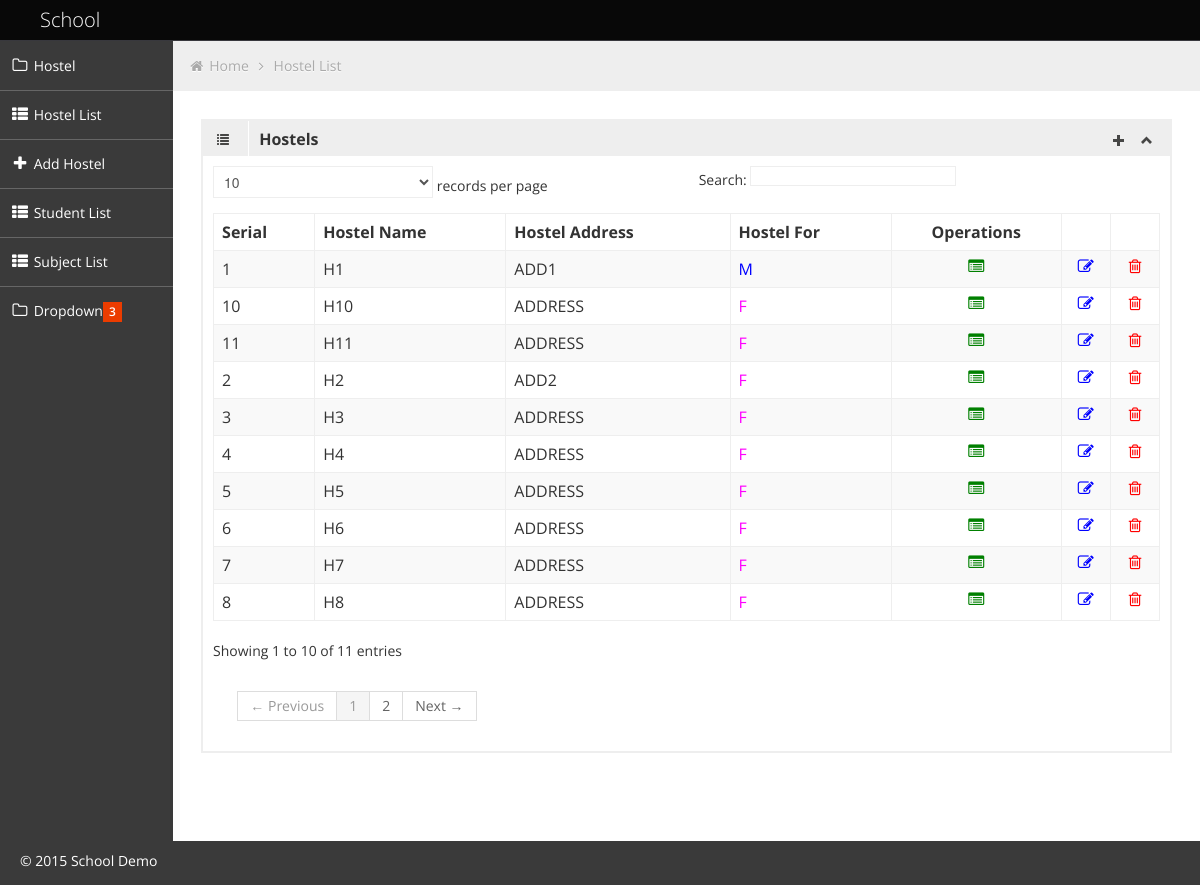
/View/hostels/hostelList.php (signed in), run on the app's committed database.
### tables this page shows
CREATE TABLE IF NOT EXISTS `tblhostel` (
  `nHostelId` int(2) NOT NULL,
  `tHostelName` text NOT NULL,
  `bHostelFor` tinyint(1) NOT NULL,
  `tHostelAddress` text NOT NULL,
  `nHostelCapacity` int(4) NOT NULL,
  PRIMARY KEY (`nHostelId`)
);

### Model/dbHostel.php (called while the page is built, shortened)
<?php
class dbHostel
{
	function dbconnectModel()
	{
		$servername = "localhost";
		$username = "root";
		$password = "";
		$dbname = "db_school";
		$conn = mysqli_connect($servername,$username,$password,$dbname);
		return $conn;
	}
	function getDataHostelModel1()
	{
		$conn = $this->dbconnectModel();
		$qry = "SELECT "
					. " nHostelId, "
					. " tHostelName, "
					. " tHostelAddress, "
					. " bHostelFor "
				. "FROM "
					. " tblhostel" ;
		$result = mysqli_query($conn,$qry);
		return $result;
	}
}
?>

### View/hostels/hostelList.php (the view, shortened to what this page needs)
<?php
	include '../../Model/dbHostel.php';
?>
<html lang="en">
<head>
	<link id="bootstrap-style" href="../../Theme/css/bootstrap.min.css" rel="stylesheet">
	<link href="../../Theme/css/bootstrap-responsive.min.css" rel="stylesheet">
	<link id="base-style" href="../../Theme/css/style.css" rel="stylesheet">
	<link id="base-style-responsive" href="../../Theme/css/style-responsive.css" rel="stylesheet">
	<link id="font-awesome" href="../../Theme/css/font-awesome.css" rel="stylesheet">
	<link id="font-awesomemin" href="../../Theme/css/font-awesome.min.css" rel="stylesheet">
</head>
<body>
	<div class="navbar">
		<div class="navbar-inner">
			<div class="container-fluid">
				<a class="brand" href="index.html"><span>School</span></a>
			</div>
		</div>
	</div>
		<div class="container-fluid-full">
		<div class="row-fluid">
			<div id="content" class="span10">
			<ul class="breadcrumb">
				<li>
					<i class="icon-home"></i>
					<a href="#">Home</a>
					<i class="icon-angle-right"></i>
				</li>
				<li><a href="#">Hostel List</a></li>
			</ul>
			<div class="row-fluid sortable">
				<div class="box span12">
					<div class="box-header" data-original-title>
						<h2>
							<i class="halflings-icon list"></i>
							<b>Hostels</b>
						</h2>
						<div class="box-icon">
						<a href="hostelEntry.php"><i class="halflings-icon plus"></i></a>
							<a href="#" class="btn-minimize">
								<i class="halflings-icon chevron-up"></i>
							</a>
						</div>
					</div>
					<?php
						$obj = new dbHostel;
						$result = $obj->getDataHostelModel1();
					?>
					<div class="box-content">
						<table class="table table-striped table-bordered bootstrap-datatable datatable">
						  <thead>
							  <tr>
								  <th>Serial</th>
								  <th>Hostel Name</th>
								  <th>Hostel Address</th>
								  <th>Hostel For</th>
								  <th style="text-align:center">Operations</th>
								  <th style="text-align:center"></th>
								  <th style="text-align:center"></th>
							  </tr>
						  </thead>
						  <tbody>
						 <?php
							while($row = mysqli_fetch_assoc($result))
							{
						?>
							<tr>
								<td>
									<?php echo $row [ 'nHostelId' ] ;?>
								</td>
								<td class="center">
									<?php echo $row['tHostelName']; ?>
								</td>
								<td class="center">
									<?php echo $row['tHostelAddress']; ?>
								</td>
								<td class="center">
									<?php
										if ( $row['bHostelFor'] == 1 )
										{
									?>
											<font color="blue">M</font>
									<?php
										}
										else
										{
									?>
											<font color="magenta">F</font>
									<?php
										}
									?>
								</td>
								<td class="center" style="text-align:center">
									<a href="hostelView.php?id=<?php echo $row['nHostelId']; ?>">
										<font color="green"><i class="fa fa-list-alt"></i></font>
									</a>
								</td>
								<td class="center" style="text-align:center">
									<a href="hostelEdit.php?id=<?php echo $row['nHostelId']; ?>">
										<font color="blue"><i class="fa fa-pencil-square-o"></i></font>
									</a>
								</td>
								<td class="center" style="text-align:center">
									<a href="hostelDelete.php?id=<?php echo $row['nHostelId']; ?>" onClick="return confirm('Are you sure to delete this data ?');">
										<font color="red"><i class="fa fa-trash-o"></i></font>
									</a>
								</td>
							</tr>
						<?php
							}
						?>
						  </tbody>
					  </table>
					</div>
				</div>
			</div>
			</div>
		</div>
		</div>
	<footer>
		<p>
			<span style="text-align:left;float:left">&copy; 2015 School Demo</span>
		</p>
	</footer>
</body>
</html>

### Theme/css/style-responsive.css (style rules this page uses)
@media (min-width: 1200px) { .container-fluid-full { overflow: hidden; position: relative; height: 100%; } }
@media (min-width: 1200px) { #content { width: 85.578%; padding: 28px; margin: 0px 0px; margin-left: 14.422% !important; } }
@media (min-width: 1200px) { #sidebar-left { background: #3A3A3A; margin-left: 0px !important; position: absolute; height: 100%; } }
@media (min-width: 1200px) { .sidebar-nav > ul { margin: 0px; } }
@media (min-width: 1200px) { footer { margin: 0px 0px 0px 0px; padding: 10px 20px; } }

### Theme/css/halflings.css (style rules this page uses)
html, html .halflings { -webkit-font-smoothing: antialiased !important; }
.halflings-icon { display: inline-block; width: 14px; height: 14px; line-height: 14px; vertical-align: text-top; background-image: url(../img/glyphicons_halflings.svg); background-position: 0 0; background-repeat: no-repeat; vertical-align: top; *display: inline; *zoom: 1; *margin-right: .3em; }
.halflings-icon.list { background-position: -360px -48px; }
.halflings-icon.plus { background-position: -408px -96px; }
.halflings-icon.chevron-up { background-position: -288px -120px; }

### data on the page
tblhostel: nHostelId "1", tHostelName "H1", tHostelAddress "ADD1", bHostelFor "M"
tblhostel: nHostelId "2", tHostelName "H2", tHostelAddress "ADD2", bHostelFor "F"
tblhostel: nHostelId "3", tHostelName "H3", tHostelAddress "ADDRESS", bHostelFor "F"
tblhostel: nHostelId "4", tHostelName "H4", tHostelAddress "ADDRESS", bHostelFor "F"
tblhostel: nHostelId "5", tHostelName "H5", tHostelAddress "ADDRESS", bHostelFor "F"
tblhostel: nHostelId "6", tHostelName "H6", tHostelAddress "ADDRESS", bHostelFor "F"
tblhostel: nHostelId "7", tHostelName "H7", tHostelAddress "ADDRESS", bHostelFor "F"
tblhostel: nHostelId "8", tHostelName "H8", tHostelAddress "ADDRESS", bHostelFor "F"
tblhostel: nHostelId "10", tHostelName "H10", tHostelAddress "ADDRESS", bHostelFor "F"
tblhostel: nHostelId "11", tHostelName "H11", tHostelAddress "ADDRESS", bHostelFor "F"
